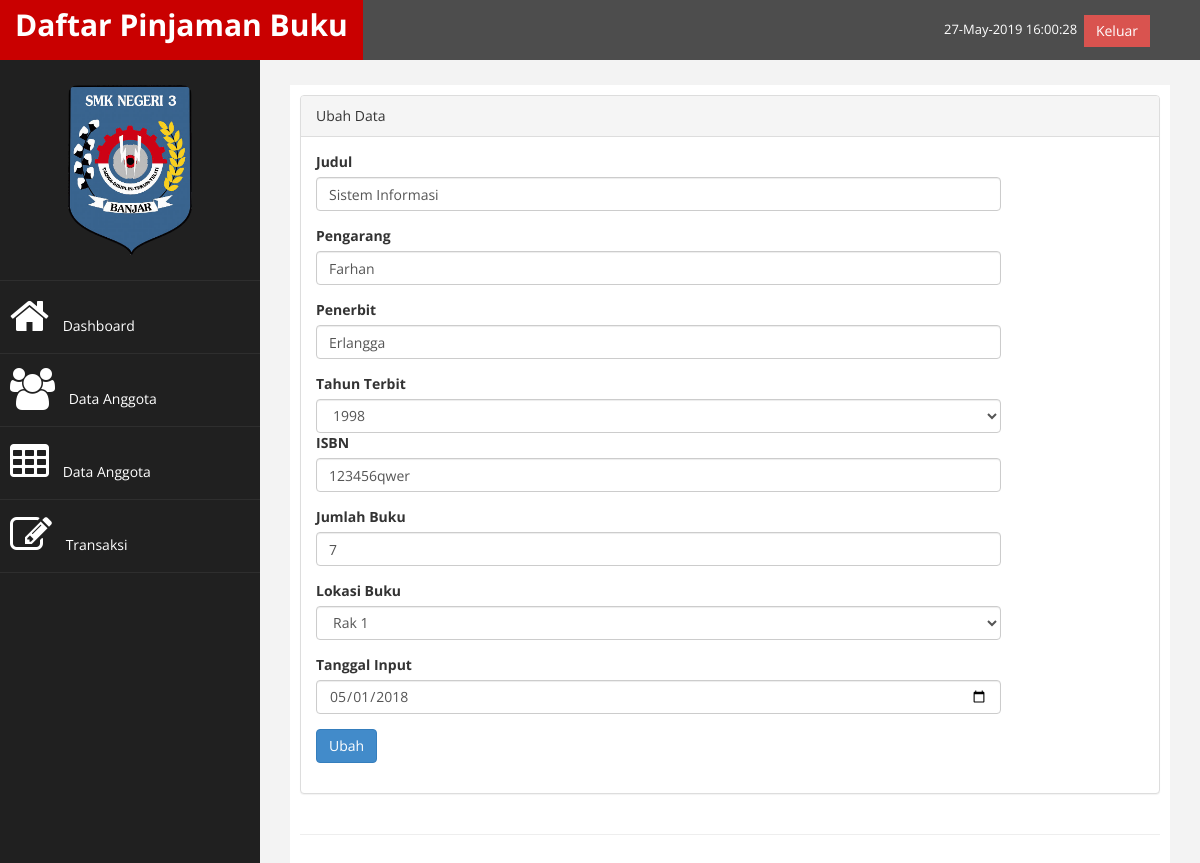
/perpustakaan/index.php?page=buku&aksi=ubah&id=1 (signed in), run on the app's committed database.
### tables this page shows
CREATE TABLE `tb_buku` (
  `id` int(9) NOT NULL,
  `judul` varchar(100) NOT NULL,
  `pengarang` varchar(100) NOT NULL,
  `penerbit` varchar(100) NOT NULL,
  `tahun_terbit` varchar(4) NOT NULL,
  `isbn` varchar(25) NOT NULL,
  `jumlah_buku` int(3) NOT NULL,
  `lokasi` enum('Rak 1','Rak2','Rak 3') NOT NULL,
  `tgl_input` date NOT NULL
);

### perpustakaan/page/buku/ubah.php (the view, shortened to what this page needs)
 <?php
    $id = $_GET['id'];
    $sql = $koneksi -> query ("Select * from tb_buku where id='$id'");
    $tampil = $sql -> fetch_assoc();
    $tahun2 = $tampil['tahun_terbit'];
    $lokasi = $tampil['lokasi'];
 ?>
 <div class="panel panel-default">
 <div class="panel-heading">
 	Ubah Data
 </div>
 <div class="panel-body">
                            <div class="row">
                                <div class="col-md-10">
                                    <form method="POST">
                                        <div class="form-group">
                                            <label>Judul</label>
                                            <input class="form-control" name="judul" value="<?php echo $tampil['judul'];?>"/>
                                        </div>
                                        <div class="form-group">
                                        <label>Pengarang</label>
                                            <input class="form-control" name="pengarang" value="<?php echo $tampil['pengarang'];?>" />
                                        </div>
                                        <div class="form-group">
                                        <label>Penerbit</label>
                                            <input class="form-control" name="penerbit" value="<?php echo $tampil['penerbit'];?>"/>
                                        </div>
                                        <div class="form-group">
                                            <label>Tahun Terbit</label>
                                            <select class="form-control" name="tahun">
                                               <?php
                                               		$tahun = date("Y");
                                               		for ($i=$tahun-29; $i <= $tahun; $i++) {
                                                            if ($i == $tahun2) {
                                                                   echo'<option value="'.$i.'" selected>'.$i.'</option>';
                                                            }else{
                                               					echo'<option value="'.$i.'">'.$i.'</option>';
                                                                }
                                               		}
                                               ?>
                                            </select>
                                        <div class="form-group">
                                        <label>ISBN</label>
                                            <input class="form-control" name="isbn" value="<?php echo $tampil['isbn'];?>"  />
                                        </div>
                                        <div class="form-group">
                                        <label>Jumlah Buku</label>
                                            <input class="form-control" type="number" name="jumlah" value="<?php echo $tampil['jumlah_buku'];?>"/>
                                        </div>
                                      	<div class="form-group">
                                            <label>Lokasi Buku</label>
                                            <select class="form-control" name="lokasi">
                                                <option value="Rak1" <?php if ($lokasi =='Rak1'){echo "selected";} ?>>Rak 1</option>
                                            </select>
                                        </div>
                                        <div class="form-group">
                                        <label>Tanggal Input</label>
                                            <input class="form-control" name="tanggal" type="date" value="<?php echo $tampil['tgl_input'];?>" />
                                        </div>
                                        <div>
                                        		<input type="submit" name="simpan" value="Ubah" class="btn btn-primary">
                                        </div>
                                </div>
                            </form>
                             </div>
</div>
</div>
</div>

### perpustakaan/assets/css/custom.css (style rules this page uses)
body { font-family: 'Open Sans', sans-serif; }

### data on the page
tb_buku: judul "Sistem Informasi", pengarang "Farhan", penerbit "Erlangga", tahun "1998", isbn "123456qwer", jumlah "7", tanggal "05/01/2018"
